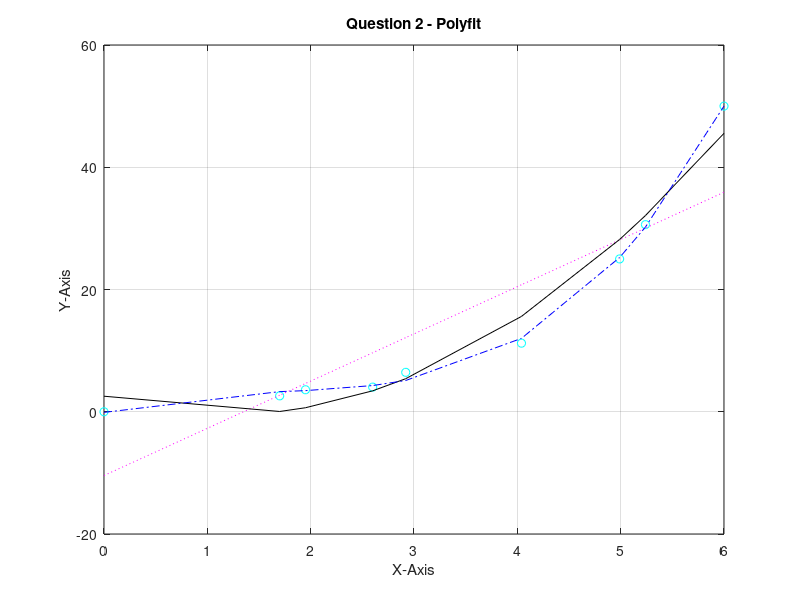

Write the MATLAB code that produced this figure.
clear, clc

%Nouh Shaikh
%Lab 10 Assignment Question 2

%Q2 - Students were asked to determine how much water flows through a culvert
% with a nonuniform shape, unknown friction and flow speed. Below is a
% table of the data that they collected.

x = [0,1.7,1.95,2.60,2.92,4.04,4.99,5.24,6]; %Depth(ft)
y = [0,2.6,3.6,4.03,6.45,11.22,25,30.61,50]; %Estimated Flow(ft3/s)
 
%Use Linear, Quadratic and Cubic fit for their data and recommend the best
%one that represents the data compared to the others.

n = polyfit(x,y,1); %Linear

o = polyfit(x,y,2); %Quadratic

u = polyfit(x,y,3); %Cubic

V1 = polyval(n,x); %Doing polyval magic stuff

V2 = polyval(o,x); %Doing polyval magic stuff

V3 = polyval(u,x); %Doing polyval magic stuff (Why you may ask? well.. to make it fit the best ofc.)


plot(x,y,'co'),title('Question 2 - Polyfit'), xlabel("X-Axis"), ylabel('Y-Axis'), grid
%Main graph that gets plotted
hold on

plot(x,V1,'m:') %Here we make more graphs
hold on

plot(x,V2,'k-') %more graphs
hold on

plot(x,V3, 'b-.') %moreee graphs
hold on
